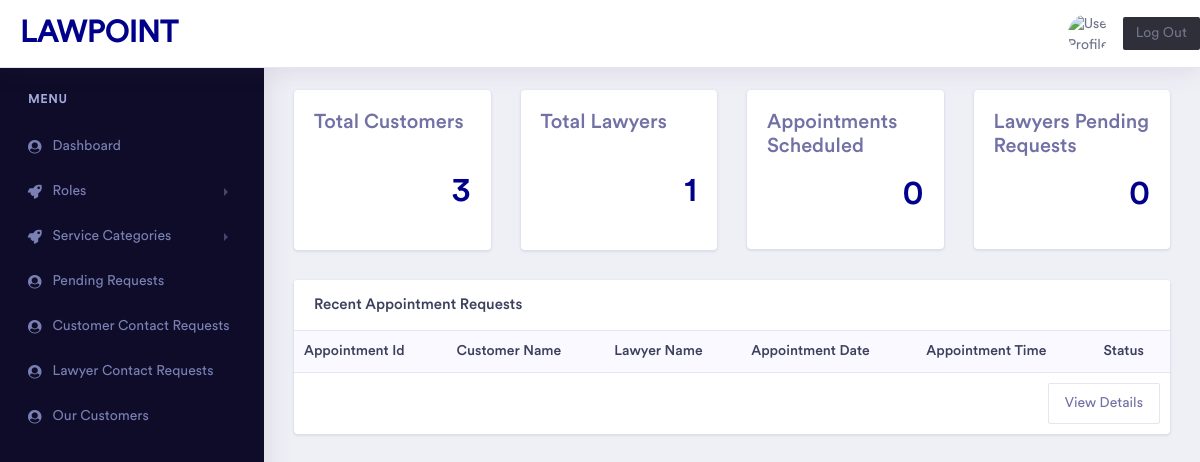
The app's page /Admin/index.php, older data.
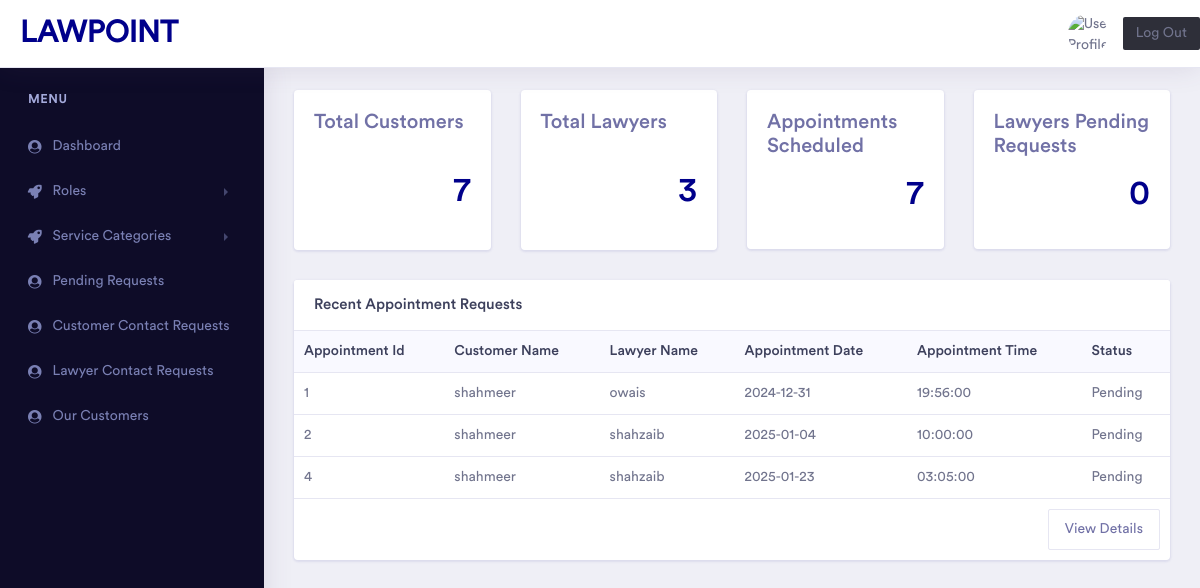
The same page, newer data.
### tables this page shows
CREATE TABLE `appointments` (
  `appointment_id` int(11) NOT NULL,
  `customer_id` int(11) NOT NULL,
  `lawyer_id` int(11) NOT NULL,
  `appointment_date` date NOT NULL,
  `appointment_time` time NOT NULL,
  `status` varchar(255) NOT NULL
);

CREATE TABLE `customers` (
  `customer_id` int(11) NOT NULL,
  `customer_name` varchar(255) NOT NULL,
  `gender` varchar(255) NOT NULL,
  `date_of_birth` date NOT NULL,
  `email` varchar(255) NOT NULL,
  `customer_pic` varchar(255) NOT NULL,
  `password` varchar(255) NOT NULL,
  `role_id` int(11) NOT NULL
);

CREATE TABLE `lawyers` (
  `lawyer_id` int(11) NOT NULL,
  `lawyer_name` varchar(255) NOT NULL,
  `specialization` int(11) NOT NULL,
  `experience_years` varchar(255) NOT NULL,
  `profile_image` varchar(255) NOT NULL,
  `description` varchar(255) NOT NULL,
  `contact_number` int(11) NOT NULL,
  `email` varchar(255) NOT NULL,
  `password` varchar(255) NOT NULL,
  `role_id` int(11) NOT NULL
);

### Admin/index.php (the view, shortened to what the changed rows need)
<?php
include("header.php");
include("connection.php");
$count_cust = "SELECT COUNT(*) AS cust From customers";
$c_q = mysqli_query($connect, $count_cust);
$c_c = mysqli_fetch_assoc($c_q);
$count_law = "SELECT COUNT(*) AS law From lawyers";
$l_q = mysqli_query($connect, $count_law);
$l_c = mysqli_fetch_assoc($l_q);
$appoin_sch = "SELECT COUNT(*) AS sch From appointments_scheduled";
$a_q = mysqli_query($connect, $appoin_sch);
$a_c = mysqli_fetch_assoc($a_q);
$pend_req = "SELECT COUNT(*) AS p_q From pending_requests";
$p_q = mysqli_query($connect, $pend_req);
$p_c = mysqli_fetch_assoc($p_q);
$select = "SELECT a. *, c.customer_id , c.customer_name , l.lawyer_id , l.lawyer_name
FROM `appointments` a
INNER JOIN `customers` c
ON a.customer_id = c.customer_id
INNER JOIN `lawyers` l
ON a.lawyer_id = l.lawyer_id LIMIT 10";
$query = mysqli_query($connect , $select);
?>
                    <div class="ecommerce-widget">
                        <div class="row">
                            <div class="col-xl-3 col-lg-6 col-md-6 col-sm-12 col-12">
                                <div class="card">
                                    <div class="card-body" style="height: 160px">
                                        <div class="d-inline-block float-right text-success font-weight-bold">
                                           <br> <span><h1 style="color: darkblue;"><?php echo $c_c['cust'] ?></h1></span>
                                        </div>
                                    </div>
                                </div>
                            </div>
                            <div class="col-xl-3 col-lg-6 col-md-6 col-sm-12 col-12">
                                <div class="card">
                                    <div class="card-body" style="height: 160px">
                                        <div class="d-inline-block float-right text-success font-weight-bold">
                                        <br><span><h1 style="color: darkblue;"><?php echo $l_c['law'] ?></h1></span>
                                        </div>
                                    </div>
                               </div>
                            </div>
                            <div class="col-xl-3 col-lg-6 col-md-6 col-sm-12 col-12">
                                <div class="card">
                                    <div class="card-body">
                                        <div class="d-inline-block float-right text-primary font-weight-bold">
                                        <span><h1 style="color: darkblue;"><?php echo $a_c['sch'] ?></h1></span>
                                        </div>
                                    </div>
                                 </div>
                            </div>
                            <div class="col-xl-3 col-lg-6 col-md-6 col-sm-12 col-12">
                                <div class="card">
                                    <div class="card-body">
                                        <div class="d-inline-block float-right text-secondary font-weight-bold">
                                        <span><h1 style="color: darkblue;"><?php echo $p_c['p_q'] ?></h1></span>
                                        </div>
                                    </div>
                                </div>
                            </div>
                        </div>
                        <div class="row">
                            <div class="col-xl-12 col-lg-12 col-md-6 col-sm-12 col-12">
                                <div class="card">
                                    <div class="card-body p-0">
                                        <div class="table-responsive">
                                            <table class="table table-hover">
                                                <thead class="bg-light">
                                                    <tr class="border-0">
                                                        <th class="border-0">Appointment Id</th>
                                                        <th class="border-0">Customer Name</th>
                                                        <th class="border-0">Lawyer Name</th>
                                                        <th class="border-0">Appointment Date</th>
                                                        <th class="border-0">Appointment Time</th>
                                                        <th class="border-0">Status</th>
                                                    </tr>
                                                </thead>
                                                <tbody>
                                                    <?php while($fetch = mysqli_fetch_assoc($query)){ ?>
                                                    <tr>
                                                        <td><?php echo $fetch['appointment_id']; ?></td>
                                                        <td><?php echo $fetch['customer_name']; ?></td>
                                                        <td><?php echo $fetch['lawyer_name']; ?></td>
                                                        <td><?php echo $fetch['appointment_date']; ?></td>
                                                        <td><?php echo $fetch['appointment_time']; ?></td>
                                                        <td><?php echo $fetch['status']; ?></td>
                                                    </tr>
                                                    <?php } ?>
                                                </tbody>
                                            </table>
                                        </div>
                                    </div>
                                </div>
                            </div>

Row changes from the older to the newer data that the page shows:
added appointments: appointment_id "1", customer.customer_name "shahmeer", lawyer.lawyer_name "owais", appointment_date "2024-12-31", appointment_time "19:56:00", status "Pending"
added appointments: appointment_id "2", customer.customer_name "shahmeer", lawyer.lawyer_name "shahzaib", appointment_date "2025-01-04", appointment_time "10:00:00", status "Pending"
added appointments: appointment_id "4", customer.customer_name "shahmeer", lawyer.lawyer_name "shahzaib", appointment_date "2025-01-23", appointment_time "03:05:00", status "Pending"
Text that changed along with them:
$c_c['cust']: "3" → "7"
$l_c['law']: "1" → "3"
$a_c['sch']: "0" → "7"
